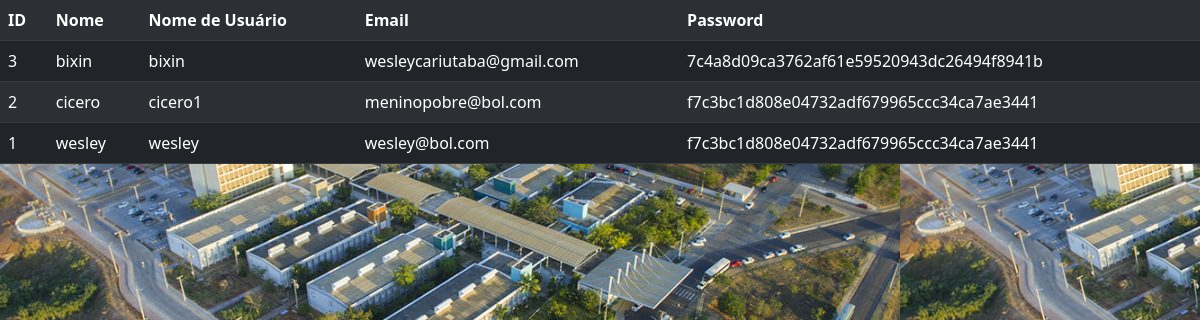
Before: /usuario/listar (signed in) with the older database file.
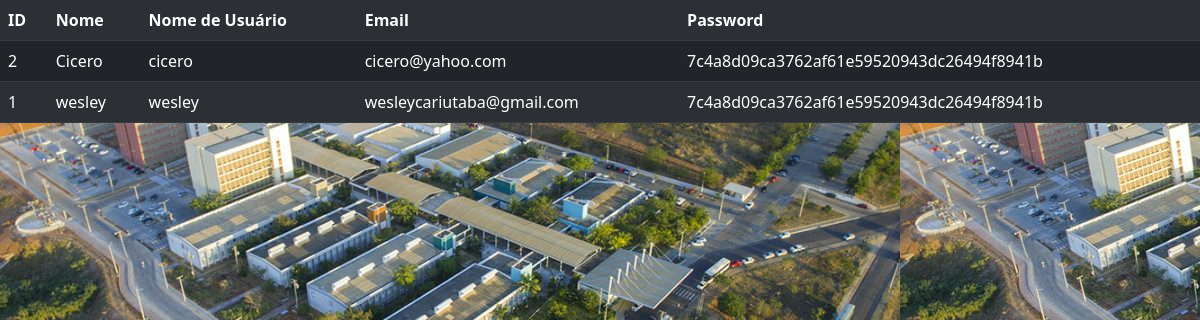
After: the same page with the newer database file.
### Usuarios.py (models this page shows)
class Usuario(db.Model):
    id = db.Column(db.Integer, primary_key=True)
    name = db.Column(db.String(200), unique=False, nullable=False)
    username = db.Column(db.String(80), unique=True, nullable=False)
    email = db.Column(db.String(120), unique=True, nullable=True)
    password = db.Column(db.String(80), unique=False, nullable=False)
    emprestimo = db.relationship('Emprestimo',backref='usuario', lazy=True)

### app.py (the view)
@app.route('/usuario/listar')
def listar_usuarios():
    if session.get('autenticado',False)==False:
       return (redirect(url_for('login')))
    usuarios = Usuario.query.order_by(Usuario.name).all()
    return(render_template('usuarios.html',usuarios=usuarios))

### templates/usuarios.html
{% extends "base.html" %}
{% block conteudo %}
<table class="table table-dark table-striped">
    <tr>
        <th>ID</th>
        <th>Nome</th>
        <th>Nome de Usuário</th>
        <th>Email</th>
        <th>Password</th>
    </tr>
    {% for usuario in usuarios %}
        <tr>
            <td>{{usuario.id}}</td>
            <td>{{usuario.name}}</td>
            <td>{{usuario.username}}</td>
            <td>{{usuario.email}}</td>
            <td>{{usuario.password}}</td>
        </tr>
    {% endfor %}
</table>
{% endblock %}

### templates/base.html (shortened to what this page needs)
<!DOCTYPE html>
<html>
    <head>
      <link href="https://cdn.jsdelivr.net/npm/bootstrap@5.1.3/dist/css/bootstrap.min.css" rel="stylesheet">
    </head>
<body style="background-color: gray;" background="{{url_for('static', filename='ufca.jpg')}}">
    {% block conteudo %}
    {% endblock %}
</body>
</html>

Changed rows visible on the page:
removed Usuario: id "3", name "bixin", username "bixin", email "wesleycariutaba@gmail.com", password "7c4a8d09ca3762af61e59520943dc26494f8941b"
changed Usuario "cicero": name "cicero" → "Cicero"; username "cicero1" → "cicero"; email "meninopobre@bol.com" → "cicero@yahoo.com"; password "f7c3bc1d808e04732adf679965ccc34ca7ae3441" → "7c4a8d09ca3762af61e59520943dc26494f8941b"
changed Usuario "wesley": email "wesley@bol.com" → "wesleycariutaba@gmail.com"; password "f7c3bc1d808e04732adf679965ccc34ca7ae3441" → "7c4a8d09ca3762af61e59520943dc26494f8941b"
